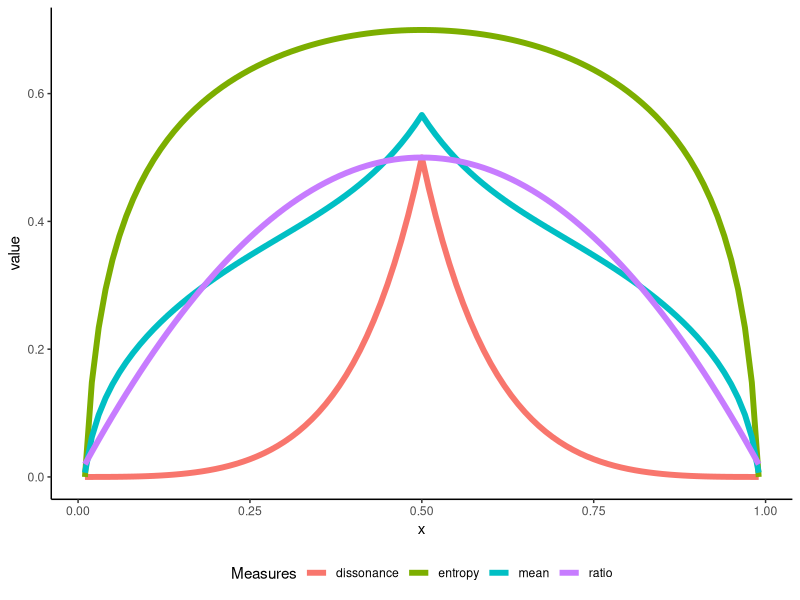
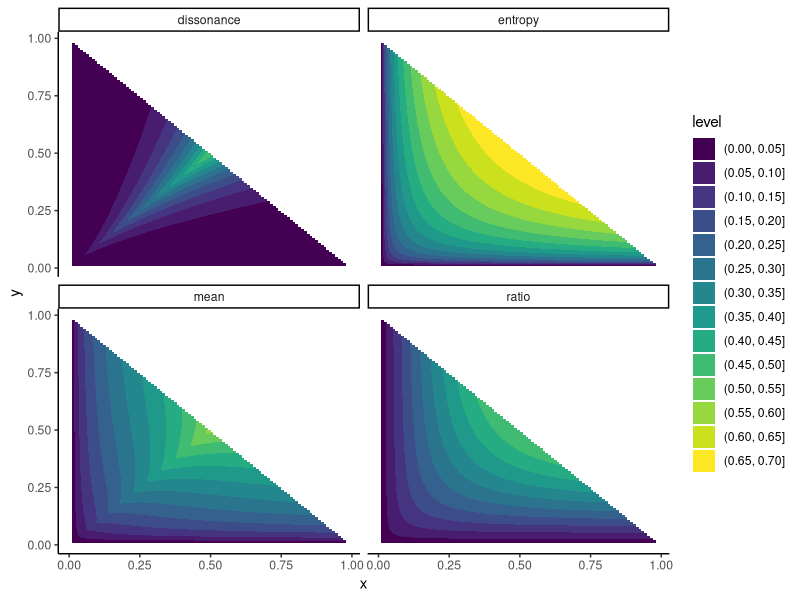

Here is the R script that generated these plots, in order:
#### Test of measures of polarization
####

library(tidyverse)

tb1 = tibble(x = seq(0.01, .99, 0.01)) %>%
  mutate(
    dissonance = if_else(x <= .5, (x ^ 3) / ((1 - x) ^ 2), ((1 - x) ^ 3) / (x ^ 2)),
    ratio = x * (1 - x) * 2,
    entropy = 1 - ((log2(x) + log2(1 - x)) / (log2(0.01) + log2(0.99))),
    mean = (dissonance + entropy + ratio) / 3
  ) %>%
  pivot_longer(cols = 2:5, names_to = "Measures")

tb1 %>%
  ggplot() +
  aes(x = x, y = value, group = Measures, col = Measures) +
  geom_line(linewidth = 2) +
  theme_classic() +
  theme(legend.position = "bottom")



tb2 = tibble(x = rep(seq(0.01, .99, 0.01), times = 99), y = rep(seq(0.01, .99, 0.01), each = 99)) %>%
  filter((x + y) <= 1) %>%
  mutate(
    dissonance = if_else(x <= y, (x ^ 3) / (y ^ 2), (y ^ 3) / (x ^ 2)),
    ratio = x * y / (x + y) * 2,
    entropy = 1 - ((log2(x) + log2(y)) / (log2(0.01) + log2(x + y - 0.01))),
    mean = (dissonance + entropy + ratio) / 3
  ) %>%
  pivot_longer(cols = 3:6, names_to = "Measures")

tb2 %>%
  ggplot() +
  aes(x = x, y = y, z = value) +
  facet_wrap(vars(Measures)) +
  geom_contour_filled() +
  scale_fill_viridis_d() +
  theme_classic()

